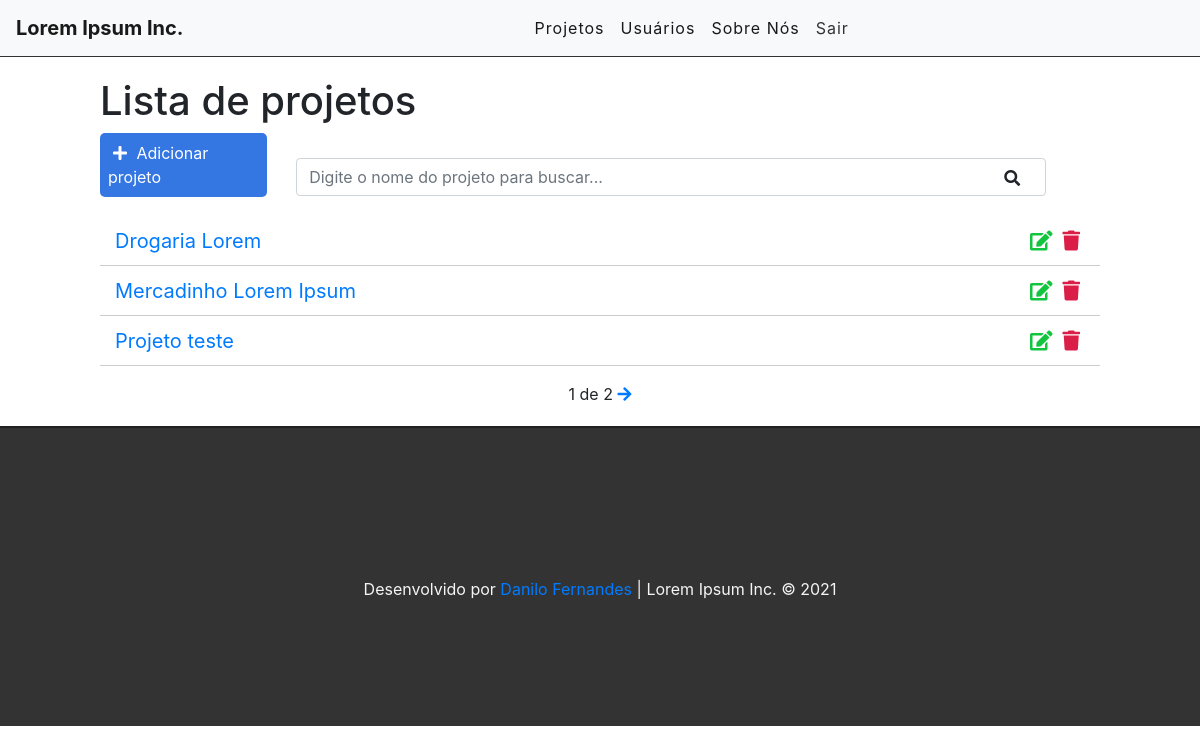
The app's page / (signed in) with its own data.
### projects/models.py (models this page shows, shortened)
class Project(models.Model):
    OPTIONS = (
        (0, 'baixo'),
        (1, 'medio'),
        (2, 'alto'),
    )
    name = models.CharField('Nome do projeto', max_length=255)
    startData = models.DateField('Data de início', blank=False, auto_now=False)
    endData = models.DateField('Data de término', auto_now=False)
    risk = models.IntegerField(
        'Risco',choices=OPTIONS,
    )
    price = models.DecimalField('Valor',max_digits=10, decimal_places=2)
    stakeholders = models.CharField('Participantes', max_length=500, null=True)
    user = models.ForeignKey(get_user_model(), on_delete=models.CASCADE)
    created_at = models.DateTimeField(auto_now_add=True)
    updated_at = models.DateTimeField(auto_now=True)

### projects/views.py (the view)
# urls.py: path('', views.projectList, name='project-list'),
@login_required
def projectList(request):
    search = request.GET.get('search')
    if search:
        projects = Project.objects.filter(name__icontains=search, user=request.user)
    else:
        projects_list = Project.objects.all().order_by('-created_at').filter(user=request.user)
        paginator = Paginator(projects_list, 3)
        page = request.GET.get('page')
        projects = paginator.get_page(page)
    return render(request, 'projects/list.html', {'projects': projects})

### projects/templates/projects/list.html (shortened to what this page needs)
{% extends 'base.html' %}
{% block content%}
<div class="offset-1 col-10 list-div">
    <h1>Lista de projetos</h1>
    <a id="add-link" href="newproject/">
        <div class="col-2 add-div">
            <i class="fas fa-plus"></i> Adicionar projeto
        </div>
    </a>
    <div class="col-9 search-div">
        <form method="GET" id="search-form">
            <input class="form-control" type="text" id="search" name="search"
                   placeholder="Digite o nome do projeto para buscar..." value="{{ request.GET.search }}">
            <i class="fas fa-search" id="search-btn"></i>
        </form>
    </div>
    <ul class="project-list">
        {% for project in projects%}
        <li class="project-item">
            <span><a href="/project/{{project.id}}">{{project.name}}</a></span>
            <a href="delete/{{project.id}}" class="delete-btn"><span><i
                    class="fas fa-trash"></i></span></a>
            <a href="edit/{{project.id}}"><span><i class="fas fa-edit"></i></span></a>
        </li>
        {% endfor %}
    </ul>
    <div class="pagination">
        <span class="step-links">
            {% if projects.paginator.num_pages %}
            <span class="current">
                {{ projects.number }} de {{ projects.paginator.num_pages }}
            </span>
            {% endif %}
            {% if projects.has_next %}
            <a href="?page={{projects.next_page_number }}"><i class="fas fa-arrow-right"></i></a>
            {% endif %}
        </span>
    </div>
</div>
{% endblock %}

### projects/static/css/styles.css (style rules this page uses)
#add-link { text-decoration: none; }
.add-div { background-color: #3476e2; cursor: pointer; display: inline-block; color: #fff; padding: 8px; border-radius: 5px; margin-right: 25px; }
.fas.fa-plus { color: #fff; margin-right: 5px; margin-left: 5px; }
.fas.fa-search { position: absolute; top: 12px; right: 26px; cursor: pointer; }
.search-div { padding: 0; margin-top: 15px; margin-bottom: 20px; display: inline-block; }
.list-div { padding: 0; }
.project-list { padding-left: 0; }
.project-item { list-style: none; font-size: 20px; height: 50px; padding: 0 15px; padding-top: 10px; border-bottom: 1px solid #ccc; }
.fas.fa-trash { color: #db1e47; cursor: pointer; margin: 5px; font-size: 20px; float: right; }
.fas.fa-edit { color: #13c43f; cursor: pointer; margin: 5px; font-size: 20px; float: right; }
.pagination { margin-bottom: 20px; }
.step-links { position: relative; margin-left: auto; margin-right: auto; }

### records on screen
Project: name "Drogaria Lorem"
Project: name "Mercadinho Lorem Ipsum"
Project: name "Projeto teste"

### other values on screen
{{ projects.number }} "1"
{{ projects.paginator.num_pages }} "2"
